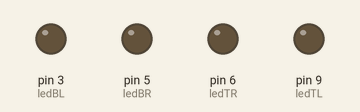
This sketch was run on a simulated Arduino Uno, built with avr-gcc and run on an emulated ATmega328P. Parts: output pins drawn as LEDs (lit = HIGH). Random numbers use the default seed unless the sketch sets one.

Above: at 0.15 s.
At 3.15 s:
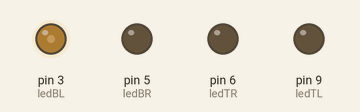
At 9.85 s:
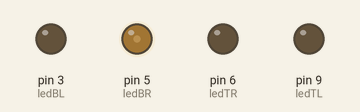
At 15.86 s:
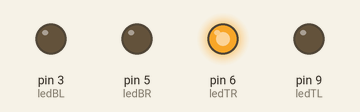
At 21.89 s:
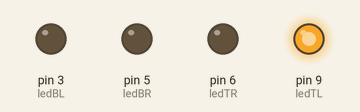
At 39.59 s:
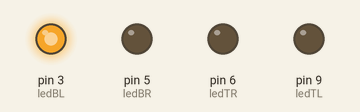
Timing chart, 0 to 40.0 s (numbered marks = the images above):
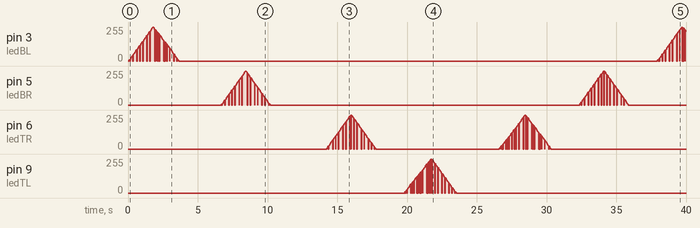

The sketch:

house1.ino
```cpp
#include <arduino.h>

const byte digIntPin = 13;
const byte interruptPin = 2;
volatile byte mode = 0;
// 0 = long/norm
// 1 = short
// 2 = on

int ledStepDelayMS = 30; // 10 for debugging, 30 for real
int flickerOffMS = 30;

int ledBL = 3; // BottomLeft to TopRight
int ledBR = 5;
int ledTR = 6;
int ledTL = 9;

void setup() {
  // look for button press
}

void loop() {
  if (mode == 0)
    mode0();
  else if (mode == 1)
    mode1();
  else if (mode == 2)
    mode2();
}
// 2 = All On
void mode2() {
  analogWrite(ledBL,255);
  analogWrite(ledBR,255);
  analogWrite(ledTR,255);
  analogWrite(ledTL,255);
  delay(10000);
}
// 1 = Fast
void mode1() {
  cycle1(ledBL);
  cycle1(ledBR);
  cycle1(ledTR);
  cycle1(ledTL);
  cycle1(ledTR);
  cycle1(ledBR);
  cycle1(ledBL);
  delay(3000);
}
// 0 = Long/Normal mode
void mode0() {
  cycle1(ledBL);
  cycle1(ledBR);
  randWaitSecs(2,4); // get up stairs
  cycle1(ledTR);
  cycle1(ledTL);
  //randWaitSecs(4,9);
  cycle1(ledTR);
  cycle1(ledBR);
  cycle1(ledBL);
  // here it needs to wait/sleep for 2 to ?60 minutes
  randWaitSecs(2*60,15*60); // get up stairs
}
void cycle1 (int ledPin){
  // fade in from min to max in increments of 5 points:
  for (int fadeValue = 0 ; fadeValue <= 255; fadeValue += 5) {
    maybeFlicker(ledPin);
    // sets the value (range from 0 to 255):
    analogWrite(ledPin, fadeValue);
    // wait for 30 milliseconds to see the dimming effect
    delay(ledStepDelayMS);
  }
  int peakHold = ledPin == ledTL ? random(4,9) : random(2,6); // hold the destination room
  for (int pk = 0; pk <= peakHold * 1000; pk += 100)
    maybeFlicker(ledPin);

  // fade out from max to min in increments of 5 points:
  for (int fadeValue = 255 ; fadeValue >= 0; fadeValue -= 5) {
    maybeFlicker(ledPin);
    // sets the value (range from 0 to 255):
    analogWrite(ledPin, fadeValue);
    // wait for 30 milliseconds to see the dimming effect
    delay(ledStepDelayMS);
  }
  randWaitSecs(2,4);
}
void randWaitSecs(int minInc, int maxExc)
{
  delay(random(minInc, maxExc)* 1000);
}
void maybeFlicker(int ledPin)
{
  unsigned long tic = millis();
  if (0 == (tic % 7))
  {
    analogWrite(ledPin, 0);
    delay(flickerOffMS);
  }
}
```
